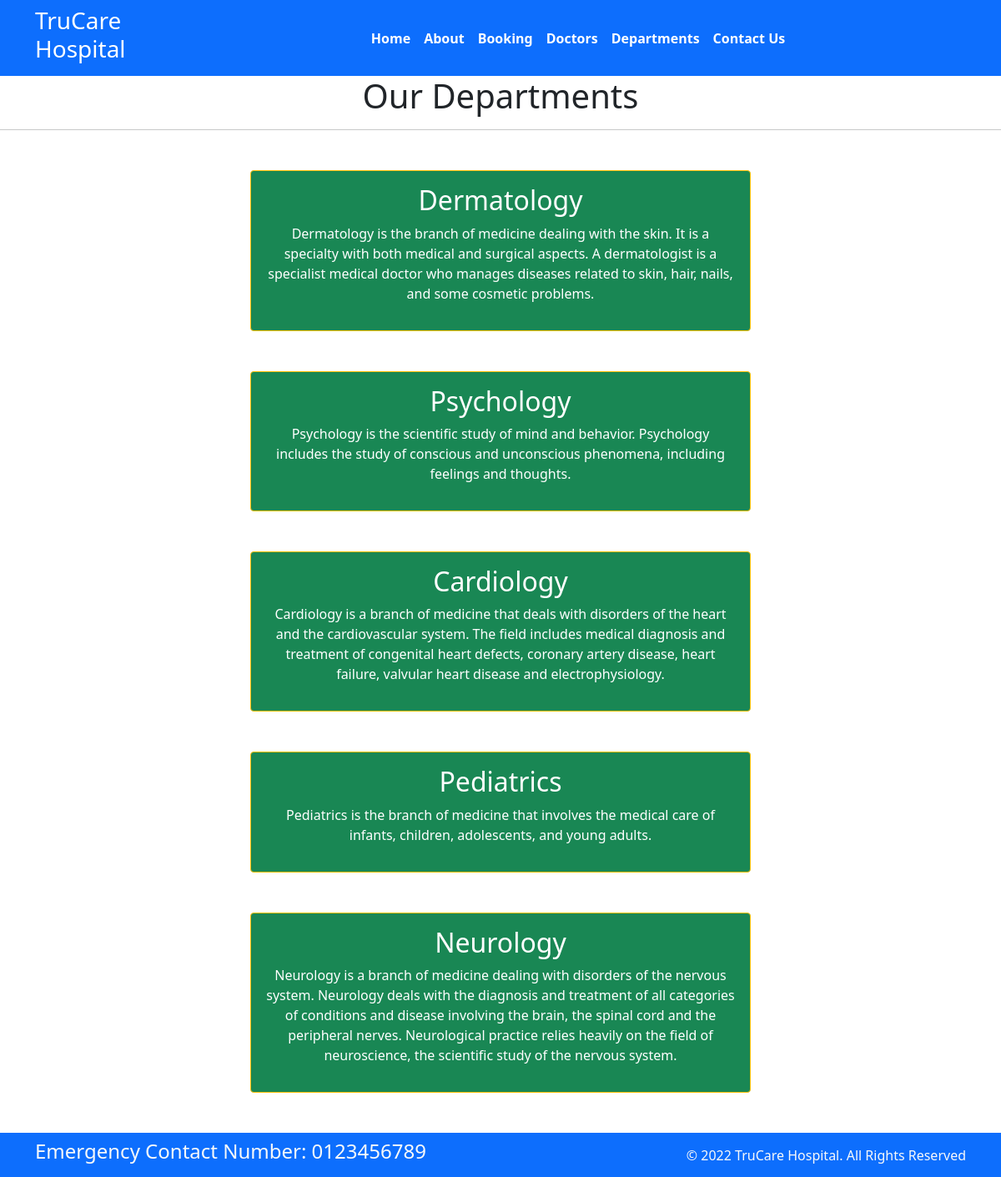
Screenshot of /department with the database file from the repository.
### home/models.py (models this page shows, shortened)
class Departments(models.Model):
    dep_name =models.CharField(max_length=100)
    dep_description = models.TextField()

### home/views.py (the view)
# urls.py: path('department', views.department, name='department'),
def department(request):
    dept={
        'dept': Departments.objects.all()
    }
    return render(request,'department.html',dept)

### templates/department.html (shortened to what this page needs)
{% extends 'base.html' %}
{% block content %}
<h1 class="text-center">Our Departments</h1>
<hr>
{% for d in dept %}
<div class="mx-auto w-50 bg-success text-center text-white p-3 my-5 border border-warning rounded">
    <h2>{{d.dep_name}}</h2>
    <p>{{d.dep_description}}</p>
</div>
{% endfor %}
{% endblock %}

### templates/base.html (shortened to what this page needs)
{% load static %}
<!DOCTYPE html>
<html>
  <head>
    <link rel="stylesheet"
      href=" https://cdn.jsdelivr.net/npm/bootstrap@5.1.3/dist/css/bootstrap.min.css ">
    <link rel="stylesheet"
      href="https://use.fontawesome.com/releases/v5.2.0/css/all.css">
     <link rel="stylesheet"
      href="{% static '/css/style.css' %}">
  </head>
  <body>
    <nav class="navbar  bg-primary navbar-expand-md ">
      <div class="container">
        <div class="col-2 text-left pl-md-0">
          <h3 class="text-white"> TruCare Hospital </h3>
        </div>
        <div
          class="collapse navbar-collapse justify-content-center col-md-8 navbar-collapse-3">
          <ul class="navbar-nav justify-content-center  fw-bold">
            <li class="nav-item active">
              <a class="nav-link text-white" href="{% url 'home' %}">Home </a>
            </li>
            <li class="nav-item">
              <a class="nav-link text-white" href="{% url 'about' %}">About</a>
            </li>
            <li class="nav-item">
              <a class="nav-link text-white" href="{% url 'bookings' %}">Booking</a>
            </li>
            <li class="nav-item">
              <a class="nav-link text-white" href="{% url 'doctors' %}">Doctors</a>
            </li>
			 <li class="nav-item">
              <a class="nav-link text-white" href="{% url 'department' %}">Departments</a>
            </li>
            <li class="nav-item">
              <a class="nav-link text-white" href="{% url 'contact' %}">Contact Us</a>
            </li>
          </ul>
        </div>
      </div>
    </nav>
    {% block content %}
{% endblock %}
    <section class=" ">
      <footer class="pt-2 pb-2  bg-primary text-light">
        <div class="container">
          <div class="row align-items-center">
            <div class="col-12 col-md-8">
              <h4>Emergency Contact Number: 0123456789</h4>
            </div>
            <div class="col-12 col-md-4 mt-4 mt-md-0 text-center text-md-end">
              © 2022 TruCare Hospital. All Rights Reserved
            </div>
          </div>
        </div>
      </footer>
    </section>
  </body>
</html>

### rows the page displays
Departments: dep_name "Dermatology", dep_description "Dermatology is the branch of medicine dealing with the skin. It is a specialty with both medical and surgical aspects. A dermatologist is a specialist medical doctor who manages diseases related to skin, hair, nails, and some cosmetic problems."
Departments: dep_name "Psychology", dep_description "Psychology is the scientific study of mind and behavior. Psychology includes the study of conscious and unconscious phenomena, including feelings and thoughts."
Departments: dep_name "Cardiology", dep_description "Cardiology is a branch of medicine that deals with disorders of the heart and the cardiovascular system. The field includes medical diagnosis and treatment of congenital heart defects, coronary artery disease, heart failure, valvular heart disease and electrophysiology."
Departments: dep_name "Pediatrics", dep_description "Pediatrics is the branch of medicine that involves the medical care of infants, children, adolescents, and young adults."
Departments: dep_name "Neurology", dep_description "Neurology is a branch of medicine dealing with disorders of the nervous system. Neurology deals with the diagnosis and treatment of all categories of conditions and disease involving the brain, the spinal cord and the peripheral nerves. Neurological practice relies heavily on the field of neuroscience, the scientific study of the nervous system."
